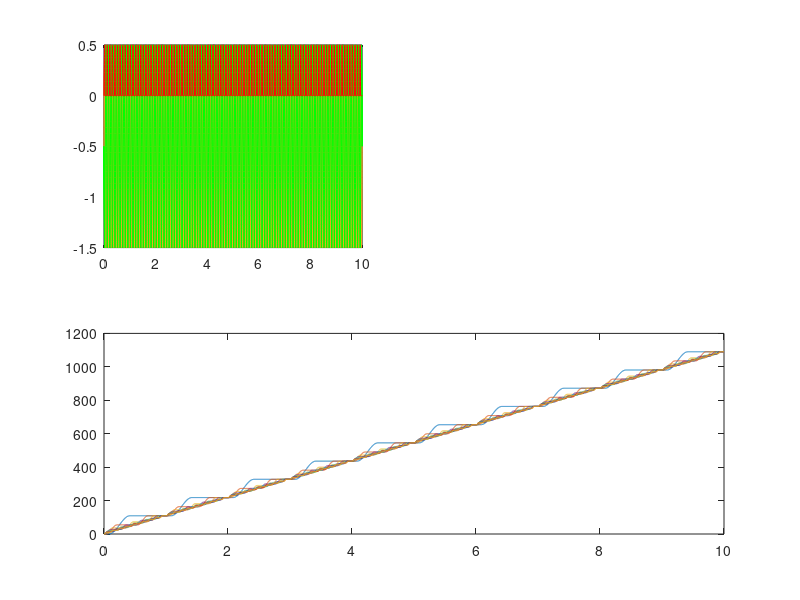
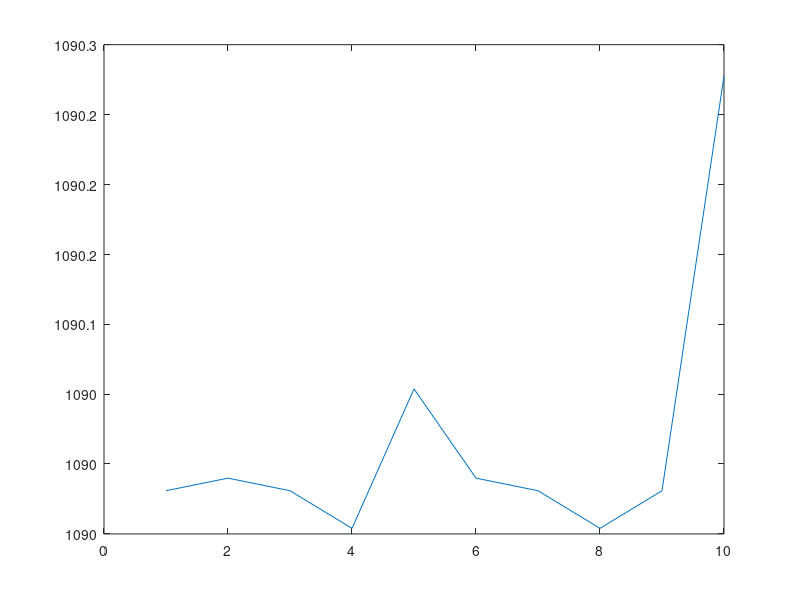

These charts were generated, in order, by the following MATLAB code:
close all

x = 0:0.001:10;

for i = 1:10
    
    freq(i) = i;
    
    thresh = 0.5;
    
    y1 = sin(freq(i)*2*pi*x);
    y2 = -y1;
    y1 = y1 - thresh;
    y2 = y2 - thresh;
    
    figure(1)
    subplot(2,2,1)
    plot(x,y1)
    hold on 
    plot(x,y2,'g')
    
    y1(y1<0) = 0;
    y2(y2<0) = 0;
    
    hold on
    plot(x,y1,'r')
    
    subplot(2,1,2)
    plot(x,cumsum(y1))
    hold on 
    
    inty1 = cumsum(y1);
    
    areas(i)=inty1(end);
    
end

figure(i+1)
plot(freq, areas)
